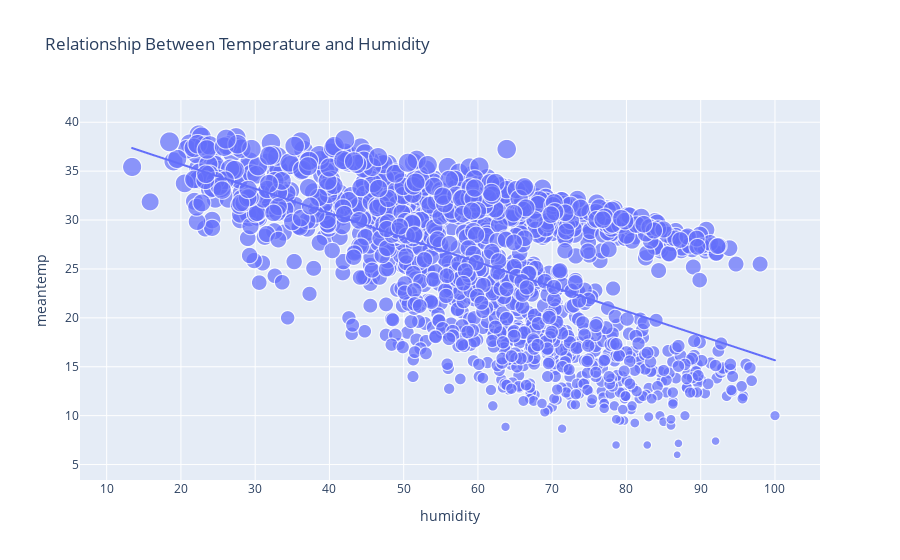

The cell this chart's notebook holds for it:
### Code cell
figure = px.scatter(data_frame = data, x="humidity",y="meantemp",size="meantemp",trendline="ols",title = "Relationship Between Temperature and Humidity")
figure.show()

### Figure 1 — Plotly figure (JSON) as saved in the notebook; plotly's stock layout.template omitted (floating-point values rounded to 4 significant figures; data arrays with more than 128 entries replaced by an {"elided": "..."} marker saying what was removed)
{"data": [{"hovertemplate": "humidity=%{x}<br>meantemp=%{marker.size}<extra></extra>", "legendgroup": "", "marker": {"color": "#636efa", "size": {"elided": "1462 float values"}, "sizemode": "area", "sizeref": 0.09679, "symbol": "circle"}, "mode": "markers", "name": "", "showlegend": false, "type": "scattergl", "x": {"elided": "1462 float values"}, "xaxis": "x", "y": {"elided": "1462 float values"}, "yaxis": "y"}, {"hovertemplate": "<b>OLS trendline</b><br>meantemp = -0.250617 * humidity + 40.7259<br>R<sup>2</sup>=0.327128<br><br>humidity=%{x}<br>meantemp=%{y} <b>(trend)</b><extra></extra>", "legendgroup": "", "marker": {"color": "#636efa", "symbol": "circle"}, "mode": "lines", "name": "", "showlegend": false, "type": "scattergl", "x": {"elided": "1462 float values"}, "xaxis": "x", "y": {"elided": "1462 float values"}, "yaxis": "y"}], "layout": {"legend": {"itemsizing": "constant", "tracegroupgap": 0}, "title": {"text": "Relationship Between Temperature and Humidity"}, "xaxis": {"anchor": "y", "domain": [0, 1], "title": {"text": "humidity"}}, "yaxis": {"anchor": "x", "domain": [0, 1], "title": {"text": "meantemp"}}}}
